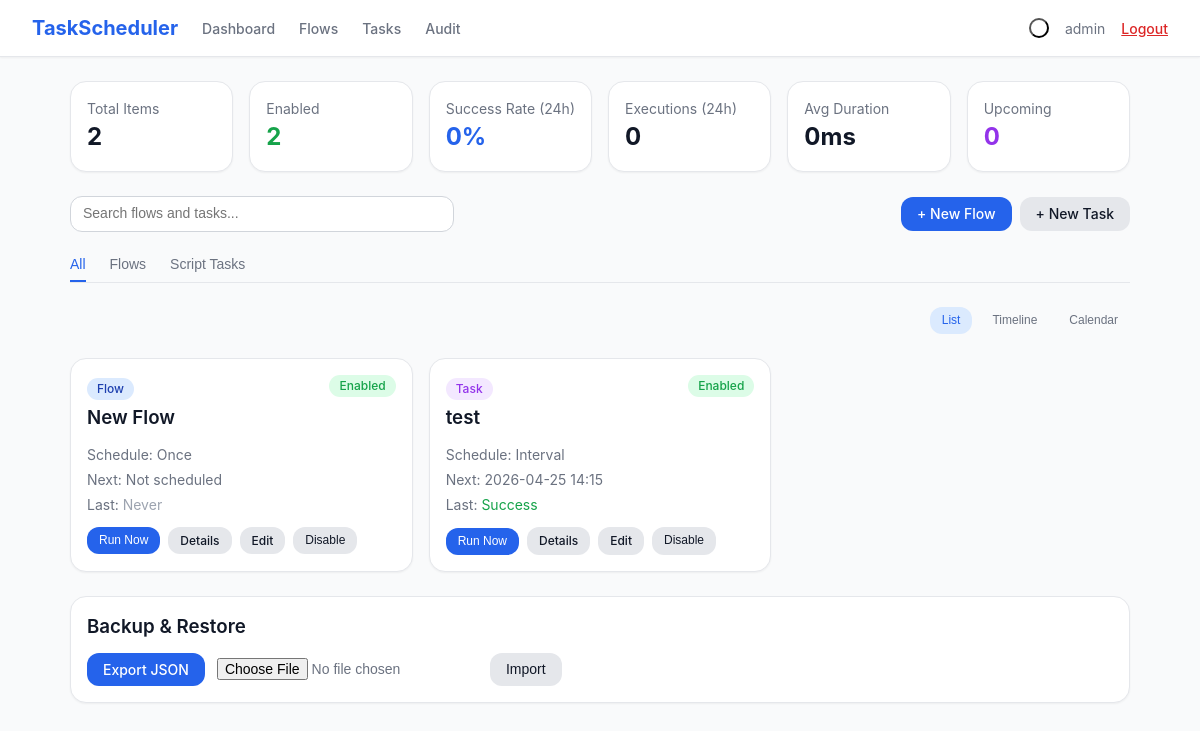
/ (signed in), run on an earlier commit of the app's database.
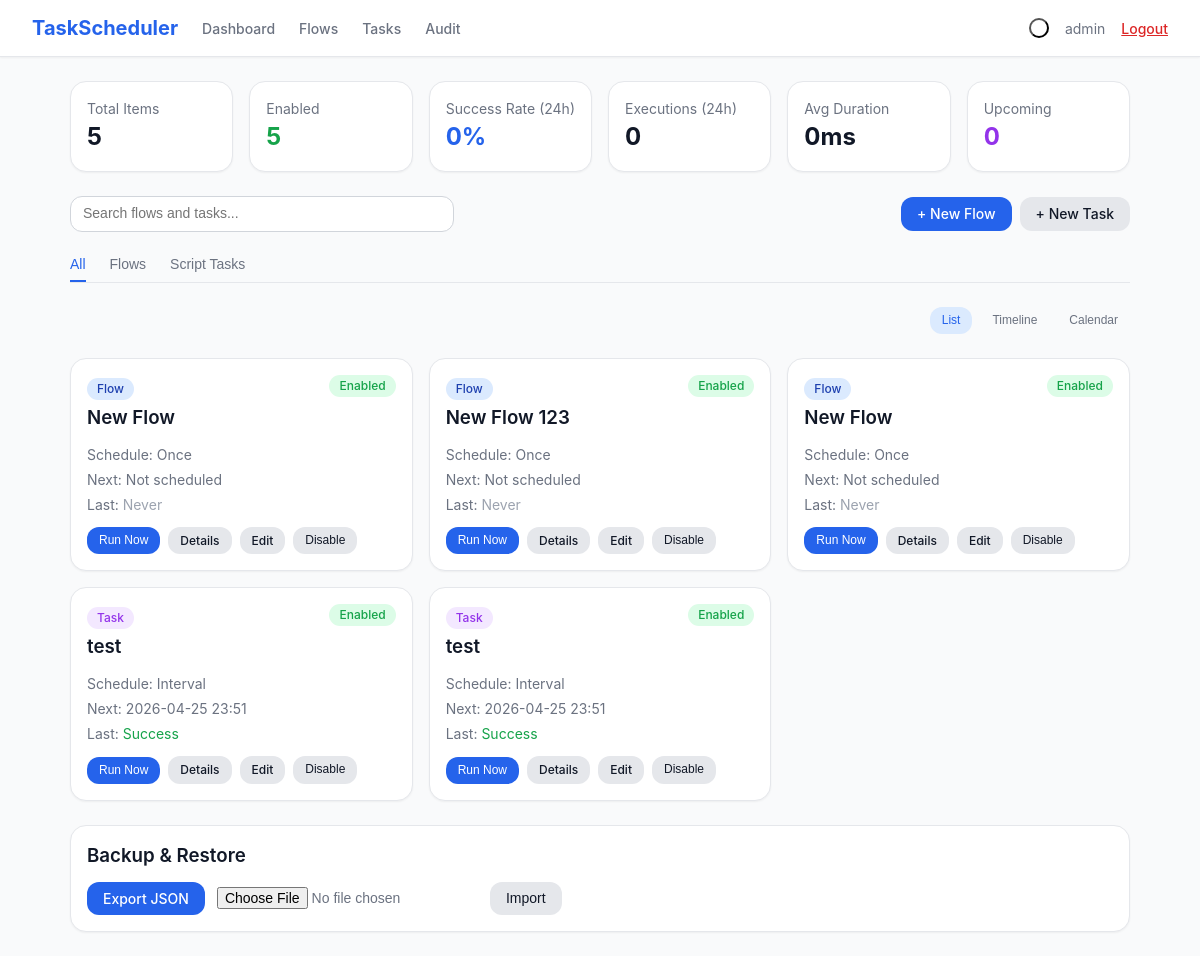
And on a later commit of the database.
### models.py (models this page shows, shortened)
class Flow(db.Model):
    __tablename__ = 'flows'
    id = db.Column(db.Integer, primary_key=True)
    name = db.Column(db.String(200), nullable=False)
    schedule_type = db.Column(db.String(50), nullable=False)
    schedule_config = db.Column(db.Text, default='{}')
    enabled = db.Column(db.Boolean, default=True)
    nodes = db.Column(db.Text, default='[]')
    connections = db.Column(db.Text, default='[]')
    timeout_seconds = db.Column(db.Integer, default=30)
    max_retries = db.Column(db.Integer, default=0)
    last_run_time = db.Column(db.DateTime, nullable=True)
    last_run_status = db.Column(db.String(20), nullable=True)
    last_run_output = db.Column(db.Text, nullable=True)
    last_run_node_errors = db.Column(db.Text, default='{}')
    next_run_time = db.Column(db.DateTime, nullable=True)
    created_at = db.Column(db.DateTime, default=datetime.utcnow)
    updated_at = db.Column(db.DateTime, default=datetime.utcnow, onupdate=datetime.utcnow)

class Task(db.Model):
    __tablename__ = 'tasks'
    id = db.Column(db.Integer, primary_key=True)
    name = db.Column(db.String(200), nullable=False)
    script_path = db.Column(db.String(500), nullable=True)
    schedule_type = db.Column(db.String(50), nullable=False)
    schedule_config = db.Column(db.Text, default='{}')
    enabled = db.Column(db.Boolean, default=True)
    timeout_seconds = db.Column(db.Integer, default=30)
    env_vars = db.Column(db.Text, default='{}')
    cli_args = db.Column(db.Text, default='')
    tags = db.Column(db.String(500), default='')
    max_retries = db.Column(db.Integer, default=0)
    max_instances = db.Column(db.Integer, default=1)
    last_run_time = db.Column(db.DateTime, nullable=True)
    last_run_status = db.Column(db.String(20), nullable=True)
    last_run_output = db.Column(db.Text, nullable=True)
    next_run_time = db.Column(db.DateTime, nullable=True)
    created_at = db.Column(db.DateTime, default=datetime.utcnow)
    updated_at = db.Column(db.DateTime, default=datetime.utcnow, onupdate=datetime.utcnow)

### app.py (the view)
@app.route('/')
@login_required
def dashboard():
    total_items = Task.query.count() + Flow.query.count()
    enabled_items = Task.query.filter_by(enabled=True).count() + Flow.query.filter_by(enabled=True).count()
    last_24h = datetime.utcnow() - timedelta(hours=24)
    recent_logs = ExecutionLog.query.filter(ExecutionLog.run_time >= last_24h).all()
    success_count = sum(1 for l in recent_logs if l.status == 'success')
    total_recent = len(recent_logs)
    success_rate = round((success_count / total_recent * 100), 1) if total_recent > 0 else 0
    avg_duration = 0
    if recent_logs:
        durations = [l.duration_ms for l in recent_logs if l.duration_ms]
        avg_duration = round(sum(durations) / len(durations), 0) if durations else 0
    upcoming_tasks = Task.query.filter(Task.next_run_time >= datetime.utcnow()).order_by(Task.next_run_time).limit(5).all()
    upcoming_flows = Flow.query.filter(Flow.next_run_time >= datetime.utcnow()).order_by(Flow.next_run_time).limit(5).all()
    all_tasks = Task.query.order_by(Task.created_at.desc()).all()
    all_flows = Flow.query.order_by(Flow.created_at.desc()).all()
    calendar_tasks = Task.query.filter(Task.enabled == True, Task.next_run_time != None).all()
    calendar_flows = Flow.query.filter(Flow.enabled == True, Flow.next_run_time != None).all()
    return render_template('dashboard.html',
        total_items=total_items,
        enabled_items=enabled_items,
        success_rate=success_rate,
        executions_24h=total_recent,
        avg_duration=int(avg_duration),
        upcoming_tasks=upcoming_tasks,
        upcoming_flows=upcoming_flows,
        tasks=all_tasks,
        flows=all_flows,
        calendar_tasks=calendar_tasks,
        calendar_flows=calendar_flows
    )

### app.py (called while the page is built)
def login_required(f):
    @wraps(f)
    def decorated_function(*args, **kwargs):
        if 'user_id' not in session:
            if request.is_json or request.path.startswith('/api/'):
                return jsonify({'error': 'Unauthorized'}), 401
            return redirect(url_for('login'))
        return f(*args, **kwargs)
    return decorated_function

### templates/dashboard.html (shortened to what the changed rows need)
{% extends "base.html" %}
{% block content %}
<div class="space-y-6">
    <div class="grid grid-2 md-grid-3 lg-grid-6 gap-4">
        <div class="card p-4">
            <div class="text-sm text-muted">Total Items</div>
            <div class="text-2xl font-bold text-body">{{ total_items }}</div>
        </div>
        <div class="card p-4">
            <div class="text-sm text-muted">Enabled</div>
            <div class="text-2xl font-bold text-green">{{ enabled_items }}</div>
        </div>
    </div>
    <div id="view-list-content" class="view-content">
        <div class="grid grid-2 lg-grid-3 gap-4" id="itemsGrid">
            {% for flow in flows %}
            <div class="card p-4 item-card" data-type="flow" data-name="{{ flow.name|lower }}">
                <div class="flex items-start justify-between mb-3">
                    <div>
                        <span class="badge badge-blue">Flow</span>
                        <h3 class="font-semibold text-body mt-1">{{ flow.name }}</h3>
                    </div>
                    <span class="badge {% if flow.enabled %}badge-green{% else %}badge-gray{% endif %}">
                        {{ 'Enabled' if flow.enabled else 'Disabled' }}
                    </span>
                </div>
                <div class="text-sm text-muted space-y-1 mb-3">
                    <div>Schedule: {{ flow.schedule_type|title }}</div>
                    <div>Next: {{ flow.next_run_time.strftime('%Y-%m-%d %H:%M') if flow.next_run_time else 'Not scheduled' }}</div>
                    <div>Last: <span class="{% if flow.last_run_status == 'success' %}text-green{% elif flow.last_run_status == 'failed' %}text-red{% else %}text-light{% endif %}">{{ flow.last_run_status|title if flow.last_run_status else 'Never' }}</span></div>
                </div>
                <div class="flex gap-2 flex-wrap">
                    <button onclick="runFlow({{ flow.id }})" class="btn btn-primary btn-sm">Run Now</button>
                    <a href="{{ url_for('flow_detail', id=flow.id) }}" class="btn btn-secondary btn-sm">Details</a>
                    <a href="{{ url_for('flow_edit', id=flow.id) }}" class="btn btn-secondary btn-sm">Edit</a>
                    <button onclick="toggleFlow({{ flow.id }}, this)" class="btn btn-secondary btn-sm">{{ 'Disable' if flow.enabled else 'Enable' }}</button>
                </div>
            </div>
            {% endfor %}
            {% for task in tasks %}
            <div class="card p-4 item-card" data-type="task" data-name="{{ task.name|lower }}">
                <div class="flex items-start justify-between mb-3">
                    <div>
                        <span class="badge badge-purple">Task</span>
                        <h3 class="font-semibold text-body mt-1">{{ task.name }}</h3>
                    </div>
                    <span class="badge {% if task.enabled %}badge-green{% else %}badge-gray{% endif %}">
                        {{ 'Enabled' if task.enabled else 'Disabled' }}
                    </span>
                </div>
                <div class="text-sm text-muted space-y-1 mb-3">
                    <div>Schedule: {{ task.schedule_type|title }}</div>
                    <div>Next: {{ task.next_run_time.strftime('%Y-%m-%d %H:%M') if task.next_run_time else 'Not scheduled' }}</div>
                    <div>Last: <span class="{% if task.last_run_status == 'success' %}text-green{% elif task.last_run_status == 'failed' %}text-red{% else %}text-light{% endif %}">{{ task.last_run_status|title if task.last_run_status else 'Never' }}</span></div>
                </div>
                <div class="flex gap-2 flex-wrap">
                    <form method="POST" action="{{ url_for('task_run', id=task.id) }}" class="inline">
                        <button type="submit" class="btn btn-primary btn-sm">Run Now</button>
                    </form>
                    <a href="{{ url_for('task_detail', id=task.id) }}" class="btn btn-secondary btn-sm">Details</a>
                    <a href="{{ url_for('task_edit', id=task.id) }}" class="btn btn-secondary btn-sm">Edit</a>
                    <button onclick="toggleTask({{ task.id }}, this)" class="btn btn-secondary btn-sm">{{ 'Disable' if task.enabled else 'Enable' }}</button>
                </div>
            </div>
            {% endfor %}
        </div>
    </div>
</div>
{% endblock %}

What changed in the data, as far as the page shows it:
added Flow: name "New Flow", enabled "Enabled", schedule_type "Once", next_run_time "Not scheduled", last_run_status "Never", enabled "Disable"
added Flow: name "New Flow 123", enabled "Enabled", schedule_type "Once", next_run_time "Not scheduled", last_run_status "Never", enabled "Disable"
added Task: name "test", enabled "Enabled", schedule_type "Interval", next_run_time "2026-04-25 23:51", last_run_status "Success", enabled "Disable"
changed Task (number 2 of 2 on the later page): next_run_time "2026-04-25 14:15" → "2026-04-25 23:51"
Also different on the page:
{{ total_items }}: "2" → "5"
{{ enabled_items }}: "2" → "5"
